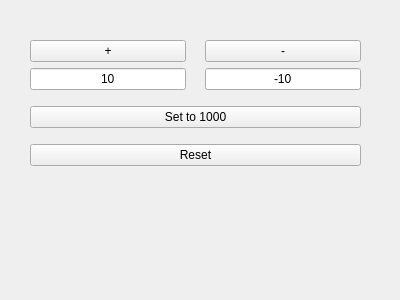
<?xml version="1.0" encoding="UTF-8"?>
<ui version="4.0">
 <class>Form</class>
 <widget class="QWidget" name="Form">
  <property name="geometry">
   <rect>
    <x>0</x>
    <y>0</y>
    <width>400</width>
    <height>300</height>
   </rect>
  </property>
  <property name="windowTitle">
   <string>Form</string>
  </property>
  <widget class="QWidget" name="layoutWidget">
   <property name="geometry">
    <rect>
     <x>30</x>
     <y>30</y>
     <width>331</width>
     <height>147</height>
    </rect>
   </property>
   <layout class="QVBoxLayout" name="verticalLayout_2">
    <item>
     <layout class="QHBoxLayout" name="horizontalLayout_2">
      <item>
       <layout class="QHBoxLayout" name="horizontalLayout">
        <item>
         <layout class="QVBoxLayout" name="verticalLayout_3">
          <item>
           <widget class="PyDMPushButton" name="positiveButton">
            <property name="text">
             <string>+</string>
            </property>
            <property name="channel" stdset="0">
             <string>ca://TST:PYQT:FLOAT</string>
            </property>
            <property name="pressValue" stdset="0">
             <string>10</string>
            </property>
            <property name="relativeChange" stdset="0">
             <bool>true</bool>
            </property>
           </widget>
          </item>
          <item>
           <widget class="QLineEdit" name="lineEdit">
            <property name="text">
             <string>10</string>
            </property>
            <property name="alignment">
             <set>Qt::AlignCenter</set>
            </property>
           </widget>
          </item>
         </layout>
        </item>
        <item>
         <widget class="PyDMLabel" name="pydmLabel">
          <property name="toolTip">
           <string/>
          </property>
          <property name="whatsThis">
           <string>Displays the value from an EPICS PV.</string>
          </property>
          <property name="autoFillBackground">
           <bool>true</bool>
          </property>
          <property name="alignment">
           <set>Qt::AlignCenter</set>
          </property>
          <property name="channel">
           <string>ca://TST:PYQT:FLOAT</string>
          </property>
          <property name="precision">
           <number>7</number>
          </property>
         </widget>
        </item>
        <item>
         <layout class="QVBoxLayout" name="verticalLayout">
          <item>
           <widget class="PyDMPushButton" name="positiveButton_2">
            <property name="text">
             <string>-</string>
            </property>
            <property name="channel" stdset="0">
             <string>ca://TST:PYQT:FLOAT</string>
            </property>
            <property name="pressValue" stdset="0">
             <string>-10</string>
            </property>
            <property name="relativeChange" stdset="0">
             <bool>true</bool>
            </property>
           </widget>
          </item>
          <item>
           <widget class="QLineEdit" name="lineEdit_2">
            <property name="text">
             <string>-10</string>
            </property>
            <property name="alignment">
             <set>Qt::AlignCenter</set>
            </property>
           </widget>
          </item>
         </layout>
        </item>
       </layout>
      </item>
     </layout>
    </item>
    <item>
     <widget class="PyDMPushButton" name="pydmpushbutton">
      <property name="text">
       <string>Set to 1000</string>
      </property>
      <property name="channel" stdset="0">
       <string>ca://TST:PYQT:FLOAT</string>
      </property>
      <property name="pressValue" stdset="0">
       <string>1000.0</string>
      </property>
     </widget>
    </item>
    <item>
     <widget class="PyDMPushButton" name="pydmpushbutton_2">
      <property name="text">
       <string>Reset</string>
      </property>
      <property name="channel" stdset="0">
       <string>ca://TST:PYQT:FLOAT</string>
      </property>
      <property name="pressValue" stdset="0">
       <string>0.0</string>
      </property>
     </widget>
    </item>
   </layout>
  </widget>
 </widget>
 <customwidgets>
  <customwidget>
   <class>PyDMPushButton</class>
   <extends>QPushButton</extends>
   <header>pydm.widgets.pushbutton</header>
  </customwidget>
  <customwidget>
   <class>PyDMLabel</class>
   <extends>QLabel</extends>
   <header>pydm.widgets.label</header>
  </customwidget>
 </customwidgets>
 <resources/>
 <connections>
  <connection>
   <sender>lineEdit</sender>
   <signal>textChanged(QString)</signal>
   <receiver>positiveButton</receiver>
   <slot>updatePressValue(QString)</slot>
   <hints>
    <hint type="sourcelabel">
     <x>96</x>
     <y>190</y>
    </hint>
    <hint type="destinationlabel">
     <x>84</x>
     <y>44</y>
    </hint>
   </hints>
  </connection>
  <connection>
   <sender>lineEdit_2</sender>
   <signal>textChanged(QString)</signal>
   <receiver>positiveButton_2</receiver>
   <slot>updatePressValue(QString)</slot>
   <hints>
    <hint type="sourcelabel">
     <x>289</x>
     <y>187</y>
    </hint>
    <hint type="destinationlabel">
     <x>294</x>
     <y>42</y>
    </hint>
   </hints>
  </connection>
 </connections>
</ui>
